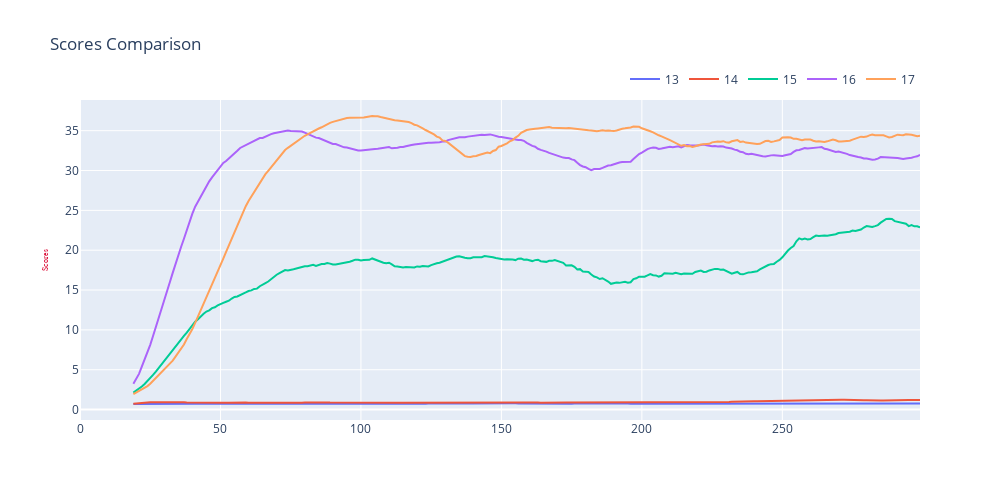

Notebook source saved alongside this figure:
### Markdown cell above
## Last 10 results

### Code cell
# Create figure with secondary y-axis
fig = make_subplots(rows=1, cols=1, shared_xaxes=True)

for i, row in df.tail(5).iterrows():
    if type(row["training_scores"]) is list:
        scores = np.array(row["training_scores"])
        scores = np.mean(scores, axis=1)
        x = list(range(len(scores)))
        y = list(pd.Series(scores).rolling(20).mean())
        name = f"{row['BATCH_SIZE']}_{row['GAMMA']}_{row['WEIGHT_DECAY']}"
        name = i
        fig.add_trace(
            go.Scatter(x=x, y=y,
                       name=name,), row=1, col=1) #line=dict(shape='hv'))

fig.update_yaxes(title_text="Scores", row=1, col=1, title_font=dict(size=8, family='Courier', color='crimson'))


# Set title
fig.update_layout(
    title="Scores Comparison",
    height=500,
    width=1000,
    legend=dict(
        orientation="h",
        yanchor="bottom",
        y=1.02,
        xanchor="right",
        x=1)
)

fig.show()

### Figure 1 — Plotly figure (JSON) as saved in the notebook; plotly's stock layout.template omitted (floating-point values rounded to 4 significant figures; data arrays with more than 128 entries replaced by an {"elided": "..."} marker saying what was removed)
{"data": [{"name": "13", "type": "scatter", "x": {"elided": "300 int values"}, "xaxis": "x", "y": {"elided": "300 float values"}, "yaxis": "y"}, {"name": "14", "type": "scatter", "x": {"elided": "300 int values"}, "xaxis": "x", "y": {"elided": "300 float values"}, "yaxis": "y"}, {"name": "15", "type": "scatter", "x": {"elided": "300 int values"}, "xaxis": "x", "y": {"elided": "300 float values"}, "yaxis": "y"}, {"name": "16", "type": "scatter", "x": {"elided": "300 int values"}, "xaxis": "x", "y": {"elided": "300 float values"}, "yaxis": "y"}, {"name": "17", "type": "scatter", "x": {"elided": "300 int values"}, "xaxis": "x", "y": {"elided": "300 float values"}, "yaxis": "y"}], "layout": {"height": 500, "legend": {"orientation": "h", "x": 1, "xanchor": "right", "y": 1.02, "yanchor": "bottom"}, "title": {"text": "Scores Comparison"}, "width": 1000, "xaxis": {"anchor": "y", "domain": [0, 1]}, "yaxis": {"anchor": "x", "domain": [0, 1], "title": {"font": {"color": "crimson", "family": "Courier", "size": 8}, "text": "Scores"}}}}
